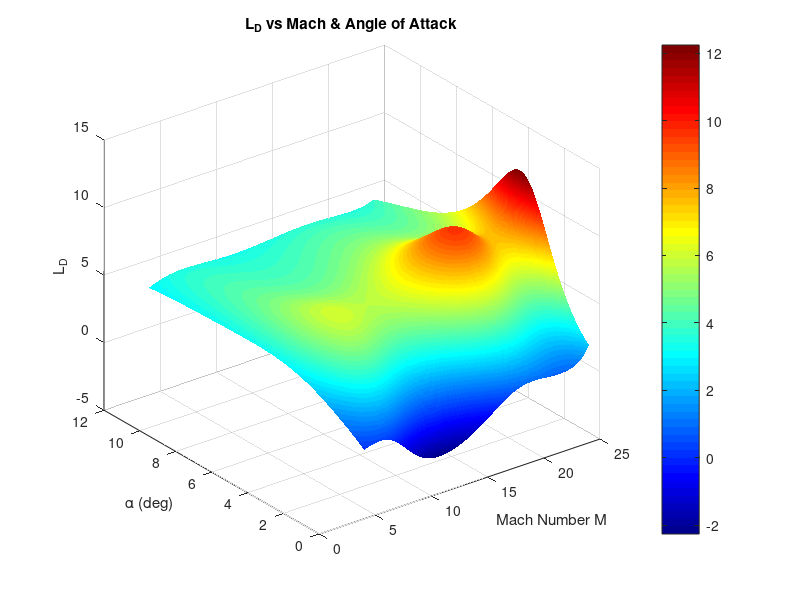
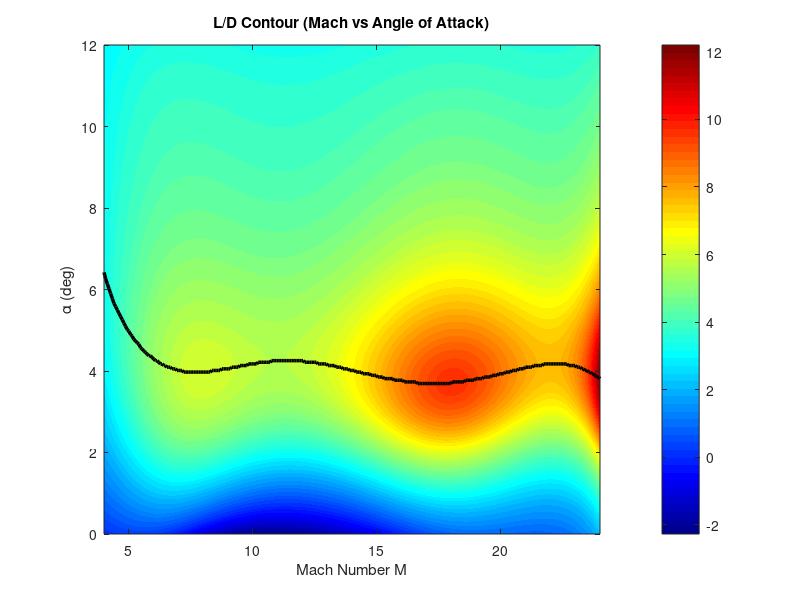

Recreate these plots in MATLAB, in order.
%{
/*
 * @Author: blueWALL-E
 * @Date: 2025-10-30 10:27:16
 * @LastEditTime: 2025-10-30 20:59:58
 * @FilePath: \GHV_open\GHV_analysis\L_D_analysis.m
 * @Description: 飞行器升阻比分析
 * @Wearing:  Read only, do not modify place!!!
 * @Shortcut keys:  ctrl+alt+/ ctrl+alt+z
 */
%}
M_vals = linspace(4, 24, 300); % 马赫数
ALPHA_vals = linspace(0, 12, 300); % 攻角

[M, ALPHA] = ndgrid(M_vals, ALPHA_vals);
LE = 0;
RE = 0;
RUD = 0;

CLbv = -8.19E-02 ...
    +4.70E-02 * M ...
    +1.86E-02 * ALPHA ...
    -4.73E-04 * (ALPHA .* M) ...
    -9.19E-03 * M .^ 2 ...
    -1.52E-04 * ALPHA .^ 2 ...
    +5.99E-07 * (ALPHA .* M) .^ 2 ...
    +7.74E-04 * M .^ 3 ...
    +4.08E-06 * ALPHA .^ 3 ...
    -2.93E-05 * M .^ 4 ...
    -3.91E-07 * ALPHA .^ 4 ...
    +4.12E-07 * M .^ 5 ...
    +1.30E-08 * ALPHA .^ 5;
CL_RE = -1.45E-05 ...
    +1.01E-04 * ALPHA ...
    +7.10E-06 * M ...
    -4.14E-04 * RE ...
    -3.51E-06 * (ALPHA .* RE) ...
    +4.70E-06 * (ALPHA .* M) ...
    +8.72E-06 * (M .* RE) ...
    -1.70E-07 * (ALPHA .* M) .* RE;
CL_LE = -1.45E-05 ...
    +1.01E-04 * ALPHA ...
    +7.10E-06 * M ...
    -4.14E-04 * LE ...
    -3.51E-06 * (ALPHA .* LE) ...
    +4.70E-06 * (ALPHA .* M) ...
    +8.72E-06 * (M .* LE) ...
    -1.70E-07 * (ALPHA .* M) .* LE;
CL = CLbv + CL_RE + CL_LE;

CDbv = 8.717E-02 ...
    -3.307E-02 * M ...
    +3.179E-03 * ALPHA ...
    -1.250E-04 * (ALPHA .* M) ...
    +5.036E-03 * M .^ 2 ...
    -1.100E-03 * ALPHA .^ 2 ...
    +1.405E-07 * (ALPHA .* M) .^ 2 ...
    -3.658E-04 * M .^ 3 ...
    +3.175E-04 * ALPHA .^ 3 ...
    +1.274E-05 * M .^ 4 ...
    -2.985E-05 * ALPHA .^ 4 ...
    -1.705E-07 * M .^ 5 ...
    +9.766E-07 * ALPHA .^ 5;
CD_RE = 4.5548e-004 ...
    +2.5411e-005 * ALPHA ...
    -1.1436e-004 * M ...
    -3.6417e-005 * RE ...
    -5.3015e-007 * ((ALPHA .* M) .* RE) ...
    +3.2187e-006 * (ALPHA .^ 2) ...
    +3.0140e-006 * (M .^ 2) ...
    +6.9629e-006 * (RE .^ 2) ...
    +2.1026e-012 * (((ALPHA .* M) .* RE) .^ 2);
CD_LE = 4.5548e-004 ...
    +2.5411e-005 * ALPHA ...
    -1.1436e-004 * M ...
    -3.6417e-005 * LE ...
    -5.3015e-007 * ((ALPHA .* M) .* LE) ...
    +3.2187e-006 * (ALPHA .^ 2) ...
    +3.0140e-006 * (M .^ 2) ...
    +6.9629e-006 * (LE .^ 2) ...
    +2.1026e-012 * (((ALPHA .* M) .* LE) .^ 2);
CD_RUD = +7.50E-04 ...
    -2.29E-05 * ALPHA ...
    -9.69E-05 * M ...
    -1.83E-06 * RUD ...
    +9.13E-09 * (ALPHA .* M) .* RUD ...
    +8.76E-07 * ALPHA .^ 2 ...
    +2.70E-06 * M .^ 2 ...
    +1.97E-06 * RUD .^ 2 ...
    -1.77E-11 * ((ALPHA .* M) .* RUD) .^ 2;
CD = CDbv + CD_RE + CD_LE + CD_RUD;

L_D = CL ./ CD;

% ----------------------------------------
% 计算每个马赫数下的最佳升阻比对应的攻角（山脊线）
% ----------------------------------------
[num_M, num_alpha] = size(L_D);

alpha_opt = zeros(1, num_M); % 每个 M 下最优攻角
LD_opt = zeros(1, num_M); % 每个 M 下的最大 L/D

for i = 1:num_M
    % 对第 i 个 M，把这一行所有攻角的 L/D 都拿来比
    [LD_opt(i), idx] = max(L_D(i, :)); % <= 这里改成行
    alpha_opt(i) = ALPHA(i, idx); % 取对应的攻角
end

figure;
surf(M, ALPHA, L_D); % 三维曲面
shading interp; % 平滑一下表面
colormap(jet); % 使用jet颜色图
colorbar; % 显示颜色对应值
xlabel('Mach Number M');
ylabel('\alpha (deg)');
zlabel('L_D');
title('L_D vs Mach & Angle of Attack');
grid on;

figure;
contourf(M, ALPHA, L_D, 300, 'LineStyle', 'none');
colormap(jet);
colorbar;
xlabel('Mach Number M');
ylabel('\alpha (deg)');
title('L/D Contour (Mach vs Angle of Attack)');
axis tight;
hold on;
plot(M_vals, alpha_opt, 'k-', 'LineWidth', 2.5); % 把山脊线压上去
hold off;
